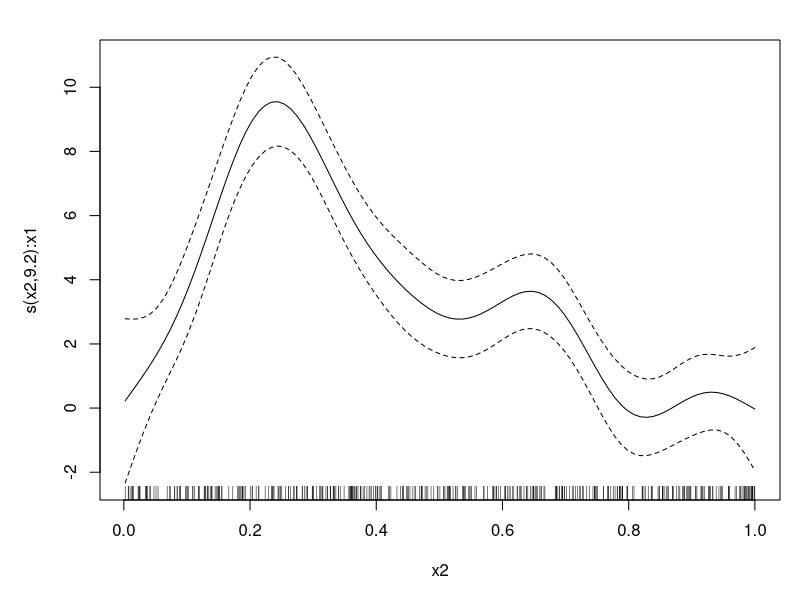
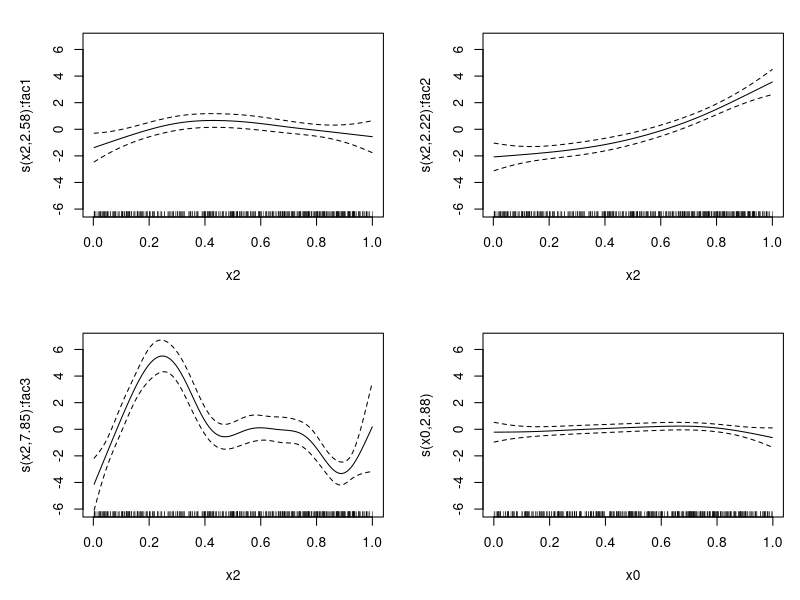
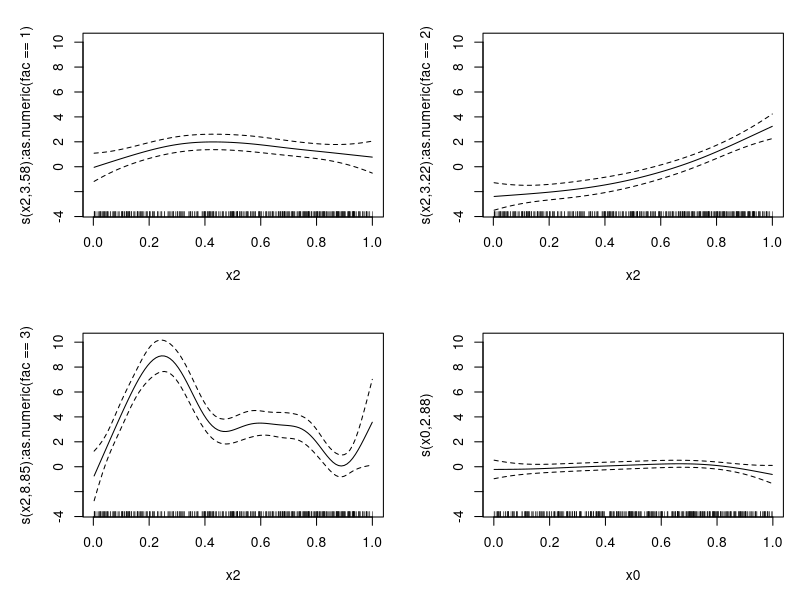
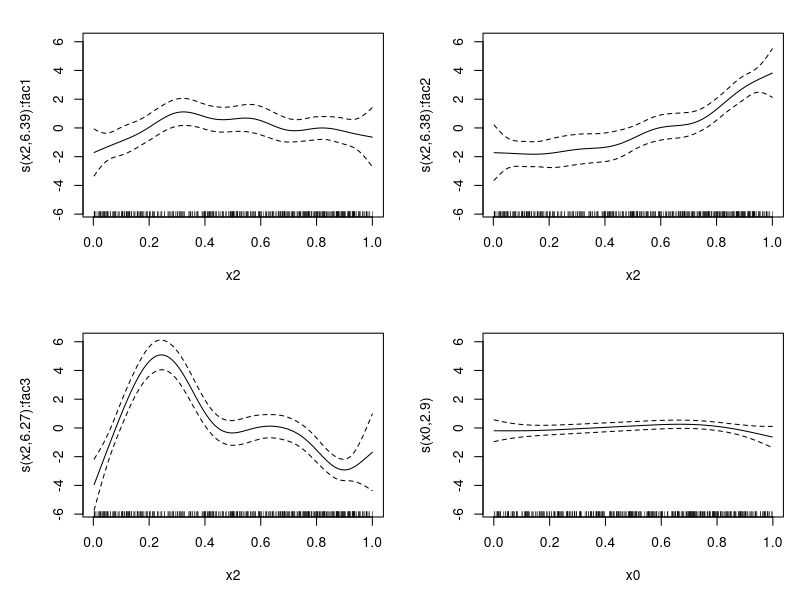
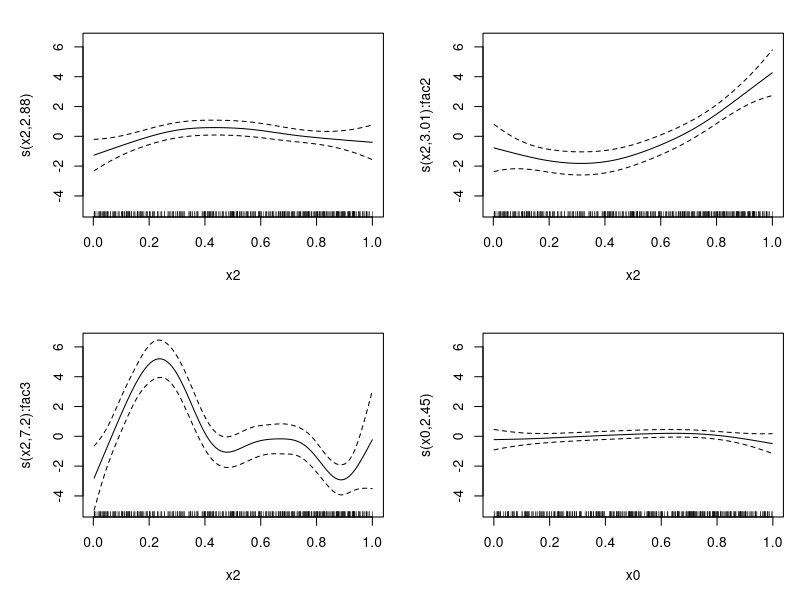
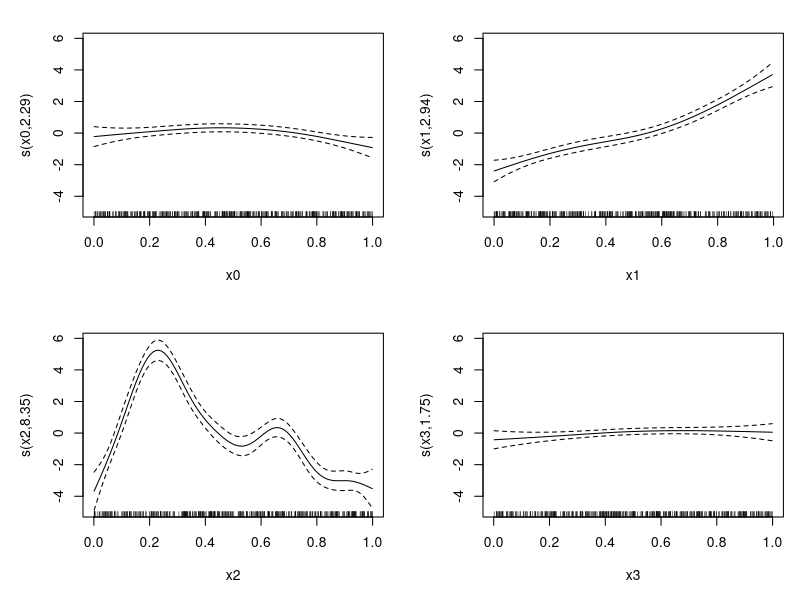
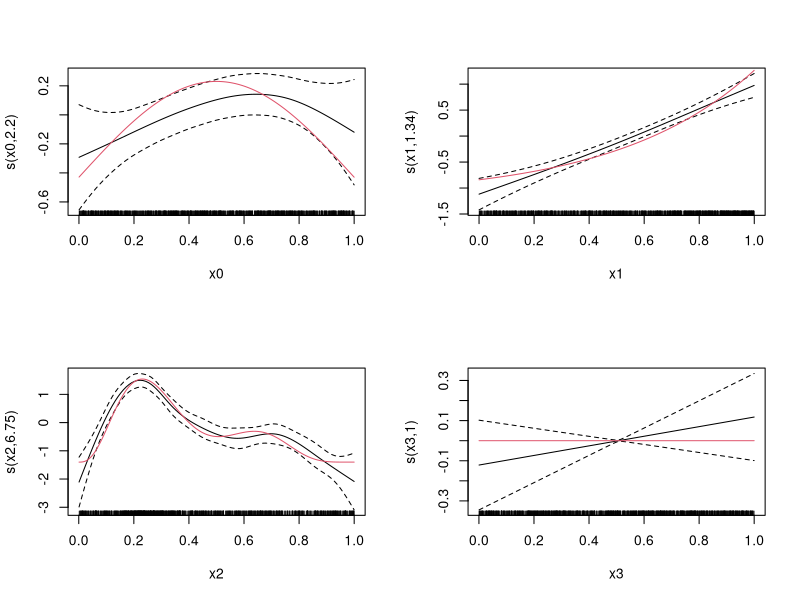
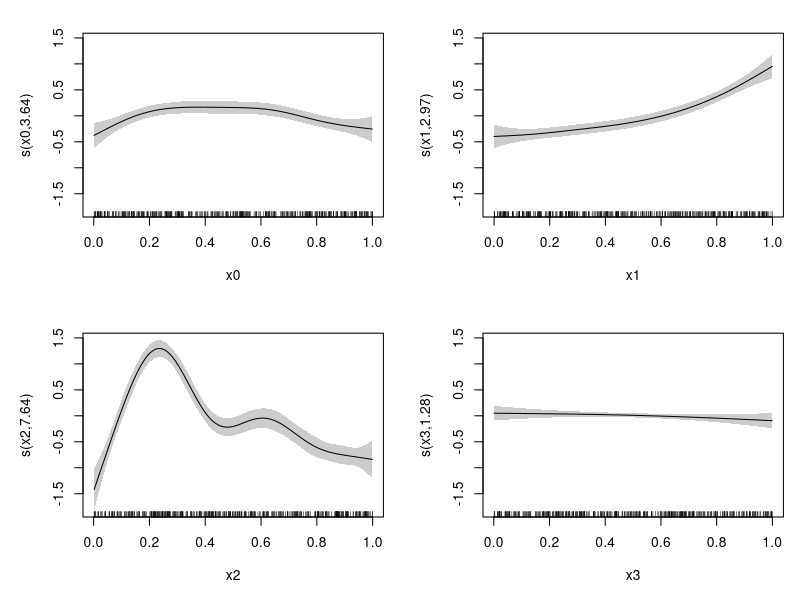

Here is the R script that generated these plots, in order:
library(mgcv)


### Name: gam.models
### Title: Specifying generalized additive models
### Aliases: gam.models
### Keywords: models regression

### ** Examples

require(mgcv)
set.seed(10)
## simulate date from y = f(x2)*x1 + error
dat <- gamSim(3,n=400)

b<-gam(y ~ s(x2,by=x1),data=dat)
plot(b,pages=1)
summary(b)

## Factor `by' variable example (with a spurious covariate x0)
## simulate data...

dat <- gamSim(4)

## fit model...
b <- gam(y ~ fac+s(x2,by=fac)+s(x0),data=dat)
plot(b,pages=1)
summary(b)

## note that the preceding fit is the same as....
b1<-gam(y ~ s(x2,by=as.numeric(fac==1))+s(x2,by=as.numeric(fac==2))+
            s(x2,by=as.numeric(fac==3))+s(x0)-1,data=dat)
## ... the `-1' is because the intercept is confounded with the 
## *uncentred* smooths here.
plot(b1,pages=1)
summary(b1)

## repeat forcing all s(x2) terms to have the same smoothing param
## (not a very good idea for these data!)
b2 <- gam(y ~ fac+s(x2,by=fac,id=1)+s(x0),data=dat)
plot(b2,pages=1)
summary(b2)

## now repeat with a single reference level smooth, and 
## two `difference' smooths...
dat$fac <- ordered(dat$fac)
b3 <- gam(y ~ fac+s(x2)+s(x2,by=fac)+s(x0),data=dat,method="REML")
plot(b3,pages=1)
summary(b3)


rm(dat)

## An example of a simple random effects term implemented via 
## penalization of the parametric part of the model...

dat <- gamSim(1,n=400,scale=2) ## simulate 4 term additive truth
## Now add some random effects to the simulation. Response is 
## grouped into one of 20 groups by `fac' and each groups has a
## random effect added....
fac <- as.factor(sample(1:20,400,replace=TRUE))
dat$X <- model.matrix(~fac-1)
b <- rnorm(20)*.5
dat$y <- dat$y + dat$X%*%b

## now fit appropriate random effect model...
PP <- list(X=list(rank=20,diag(20)))
rm <- gam(y~ X+s(x0)+s(x1)+s(x2)+s(x3),data=dat,paraPen=PP)
plot(rm,pages=1)
## Get estimated random effects standard deviation...
sig.b <- sqrt(rm$sig2/rm$sp[1]);sig.b 

## a much simpler approach uses "re" terms...

rm1 <- gam(y ~ s(fac,bs="re")+s(x0)+s(x1)+s(x2)+s(x3),data=dat,method="ML")
gam.vcomp(rm1)

## Simple comparison with lme, using Rail data. 
## See ?random.effects for a simpler method
require(nlme)
b0 <- lme(travel~1,data=Rail,~1|Rail,method="ML") 
Z <- model.matrix(~Rail-1,data=Rail,
     contrasts.arg=list(Rail="contr.treatment"))
b <- gam(travel~Z,data=Rail,paraPen=list(Z=list(diag(6))),method="ML")

b0 
(b$reml.scale/b$sp)^.5 ## `gam' ML estimate of Rail sd
b$reml.scale^.5         ## `gam' ML estimate of residual sd

b0 <- lme(travel~1,data=Rail,~1|Rail,method="REML") 
Z <- model.matrix(~Rail-1,data=Rail,
     contrasts.arg=list(Rail="contr.treatment"))
b <- gam(travel~Z,data=Rail,paraPen=list(Z=list(diag(6))),method="REML")

b0 
(b$reml.scale/b$sp)^.5 ## `gam' REML estimate of Rail sd
b$reml.scale^.5         ## `gam' REML estimate of residual sd

################################################################
## Approximate large dataset logistic regression for rare events
## based on subsampling the zeroes, and adding an offset to
## approximately allow for this.
## Doing the same thing, but upweighting the sampled zeroes
## leads to problems with smoothness selection, and CIs.
################################################################
n <- 50000  ## simulate n data 
dat <- gamSim(1,n=n,dist="binary",scale=.33)
p <- binomial()$linkinv(dat$f-6) ## make 1's rare
dat$y <- rbinom(p,1,p)      ## re-simulate rare response

## Now sample all the 1's but only proportion S of the 0's
S <- 0.02                   ## sampling fraction of zeroes
dat <- dat[dat$y==1 | runif(n) < S,] ## sampling

## Create offset based on total sampling fraction
dat$s <- rep(log(nrow(dat)/n),nrow(dat))

lr.fit <- gam(y~s(x0,bs="cr")+s(x1,bs="cr")+s(x2,bs="cr")+s(x3,bs="cr")+
              offset(s),family=binomial,data=dat,method="REML")

## plot model components with truth overlaid in red
op <- par(mfrow=c(2,2))
fn <- c("f0","f1","f2","f3");xn <- c("x0","x1","x2","x3")
for (k in 1:4) {
       plot(lr.fit,select=k,scale=0)
       ff <- dat[[fn[k]]];xx <- dat[[xn[k]]]
       ind <- sort.int(xx,index.return=TRUE)$ix
       lines(xx[ind],(ff-mean(ff))[ind]*.33,col=2)
}
par(op)
rm(dat)

## A Gamma example, by modify `gamSim' output...
 
dat <- gamSim(1,n=400,dist="normal",scale=1)
dat$f <- dat$f/4 ## true linear predictor 
Ey <- exp(dat$f);scale <- .5 ## mean and GLM scale parameter
## Note that `shape' and `scale' in `rgamma' are almost
## opposite terminology to that used with GLM/GAM...
dat$y <- rgamma(Ey*0,shape=1/scale,scale=Ey*scale)
bg <- gam(y~ s(x0)+ s(x1)+s(x2)+s(x3),family=Gamma(link=log),
          data=dat,method="REML")
plot(bg,pages=1,scheme=1)
